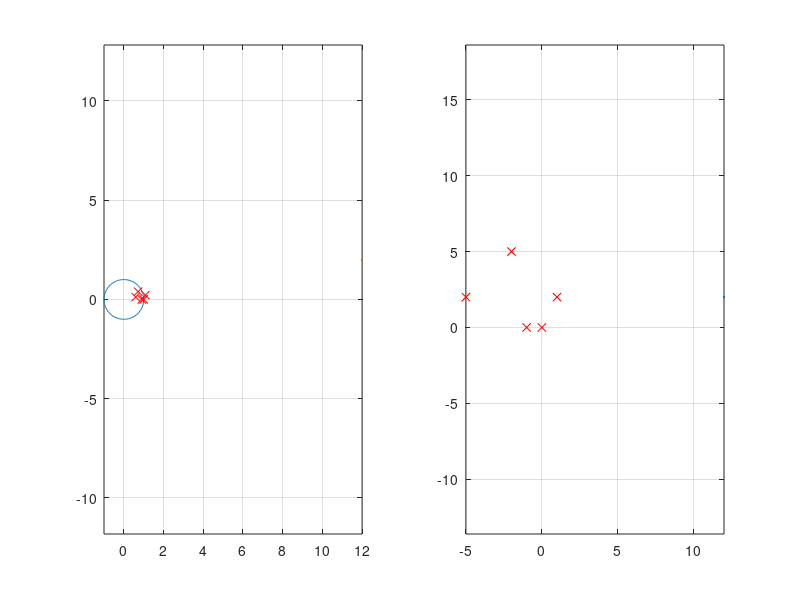

This chart was generated by the following MATLAB code: (Note: this script raises an error after producing the figure.)
clc;
clear all;
close all;

w=0:0.05:2*pi;
r=1;
T=0.1;


s_poles=[-5+2j, -2+5j, -1, 0, 1+2j];
z_poles=exp(s_poles*T)

subplot(1,2,1)
z=r*exp(j*w);
plot(real(z),imag(z));
hold on
plot(real(z_poles),imag(z_poles),'rx',MarkerSize=12,LineWidth=2);
axis equal;
grid on;
hold on



subplot(1,2,2)
plot(real(s_poles),imag(s_poles),'rx',MarkerSize=12,LineWidth=2);
axis equal;
grid on
ylabel("Omega",FontSize=18);
xlabel("Sigma",FontSize=18);

for k= 1:length(s_poles)
    subplot(1,2,1)
    text(real(z_poles(k))+0.1,imag(z_poles(k)),sprintf("z_%d",k),FontSize=13);
    subplot(1,2,2)
    text(real(s_poles(k))+0.2,imag(s_poles(k)),sprintf("s_%d",k),FontSize=13)
end